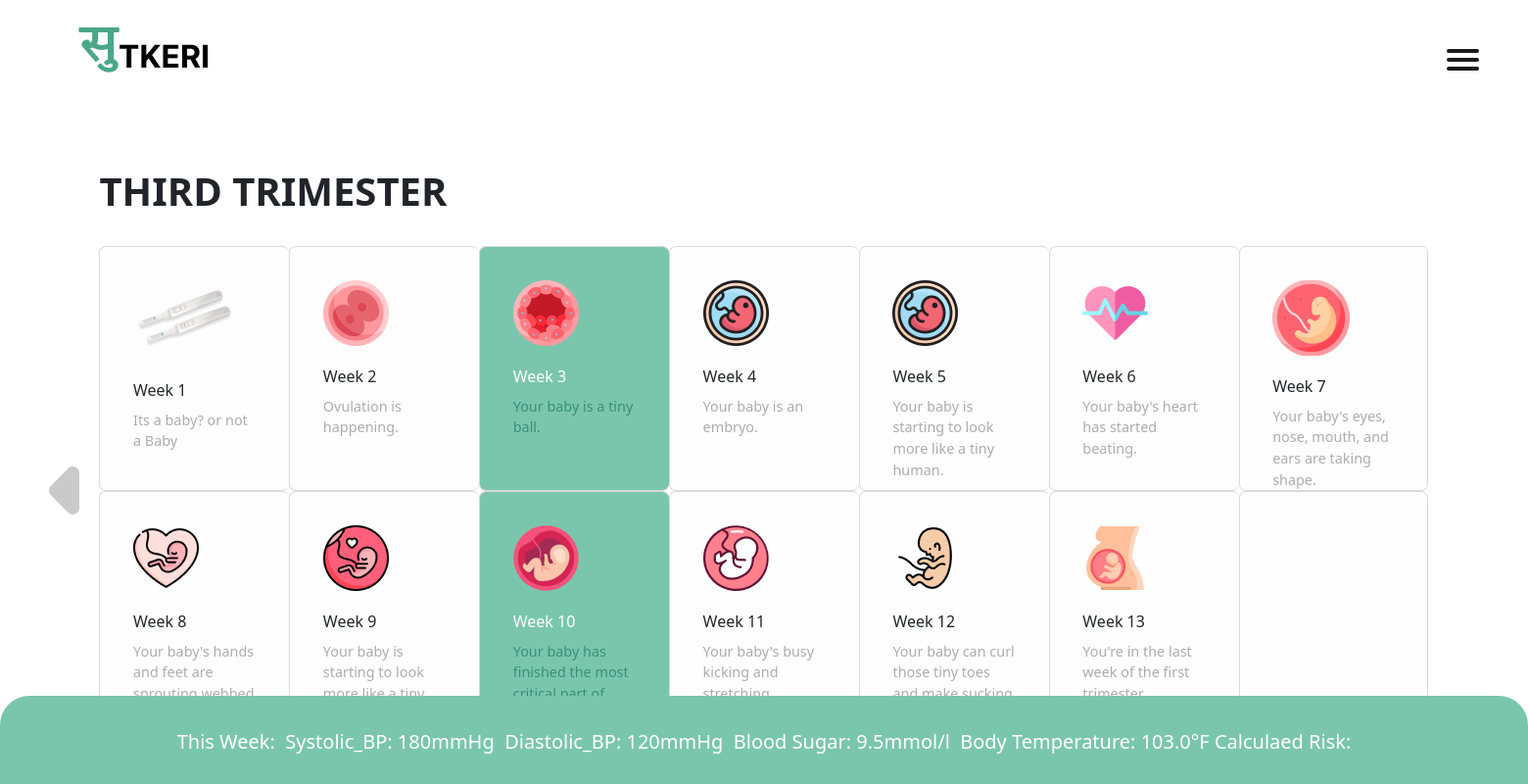
Page /home3 (signed in) on the committed database.
### sutkeriapp/models.py (models this page shows)
class health_parameter(models.Model):
    Systolic_BP=models.IntegerField()
    Diastolic_BP=models.IntegerField()
    Blood_Sugar=models.FloatField()
    Body_Temperature=models.FloatField()
    Result=models.CharField( max_length=50,null="True",blank="True")

### sutkeriapp/views.py (the view)
# urls.py: path('home3', views.home3, name='home3 page'),
def home3(request):
    health_data=health_parameter.objects.all()
    email=request.user.email
    username=request.user.username
    context={
        'email':email.title(),
        'username':username.capitalize(),
        'health_data':health_data,
    }
    return render(request,'home3.html',context)

### templates/home3.html (shortened to what this page needs)
{% extends 'head.html' %} {% load static%} {% block home_head %}
<link
  href="https://cdn.jsdelivr.net/npm/bootstrap@5.3.0-alpha1/dist/css/bootstrap.min.css"
  rel="stylesheet"
/>
<link rel="stylesheet" href="static/css/home.css" />
{% block week_head %}{% endblock week_head %} {% endblock home_head %}
{% block home_body %} {% block week_body %} {% endblock week_body %}
<div class="homebody" id="body-el">
  <h1 class="trimester">THIRD TRIMESTER</h1>
  <div class="tables">
    <div class="table-content">
      <img src="static/images/week1.png" class="week-img" />
      <p class="week-name">Week 1</p>
      <p class="week-desc">Its a baby? or not a Baby</p>
    </div>
    <div class="table-content">
      <img src="static/images/week2.png" class="week-img" />
      <p class="week-name">Week 2</p>
      <p class="week-desc">Ovulation is happening.</p>
    </div>
    <div class="table-content green-table">
      <img src="static/images/week3.png" class="week-img" />
      <p class="week-name green-name">Week 3</p>
      <p class="week-desc green-desc">Your baby is a tiny ball.</p>
    </div>
    <div class="table-content">
      <img src="static/images/week4.png" class="week-img" />
      <p class="week-name">Week 4</p>
      <p class="week-desc">Your baby is an embryo.</p>
    </div>
    <div class="table-content">
      <img src="static/images/week5.png" class="week-img" />
      <p class="week-name">Week 5</p>
      <p class="week-desc">
        Your baby is starting to look more like a tiny human.
      </p>
    </div>
    <div class="table-content">
      <img src="static/images/week6.png" class="week-img" />
      <p class="week-name">Week 6</p>
      <p class="week-desc">Your baby's heart has started beating.</p>
    </div>
    <div class="table-content">
      <img src="static/images/week7.png" class="week-img" />
      <p class="week-name">Week 7</p>
      <p class="week-desc">
        Your baby's eyes, nose, mouth, and ears are taking shape.
      </p>
    </div>
  </div>
  <div class="tables">
    <div class="table-content">
      <img src="static/images/week8.png" class="week-img" />
      <p class="week-name">Week 8</p>
      <p class="week-desc">
        Your baby's hands and feet are sprouting webbed fingers and toes.
      </p>
    </div>
    <div class="table-content">
      <img src="static/images/week9.png" class="week-img" />
      <p class="week-name">Week 9</p>
      <p class="week-desc">
        Your baby is starting to look more like a tiny human.
      </p>
    </div>
    <div class="table-content green-table">
      <img src="static/images/week10.png" class="week-img" />
      <p class="week-name green-name">Week 10</p>
      <p class="week-desc green-desc">
        Your baby has finished the most critical part of development.
      </p>
    </div>
    <div class="table-content">
      <img src="static/images/week11.png" class="week-img" />
      <p class="week-name">Week 11</p>
      <p class="week-desc">Your baby's busy kicking and stretching.</p>
    </div>
    <div class="table-content">
      <img src="static/images/week12.png" class="week-img" />
      <p class="week-name">Week 12</p>
      <p class="week-desc">
        Your baby can curl those tiny toes and make sucking movements.
      </p>
    </div>
    <div class="table-content">
      <img src="static/images/week13.png" class="week-img" />
      <p class="week-name">Week 13</p>
      <p class="week-desc">You're in the last week of the first trimester.</p>
    </div>
    <div class="table-content">
    </div>
  </div>
<a href="{% url "home2 page" %}"><div class="previous_page">
    <img src="static/images/previous.png" class="previous-img" />
  </div></a>
  <div class="footer">{% for item in health_data %}
    {% if forloop.last %}
        <span>This Week:  </span>&nbsp;<span>Systolic_BP: </span>{{ item.Systolic_BP }}<span>mmHg</span> &nbsp;<span>Diastolic_BP: </span>{{ item.Diastolic_BP }}<span>mmHg</span>&nbsp; <span>Blood Sugar: </span>{{ item.Blood_Sugar }}<span>mmol/l</span> &nbsp;<span>Body Temperature: </span>{{ item.Body_Temperature }}<span>°F</span>&nbsp;<span>Calculaed Risk: </span>{{val}}
      {% endif %}
    {% endfor %}
  </div>
</div>
{% endblock home_body %}

### static/css/home.css (style rules this page uses)
body { overflow: hidden !important; }
.homebody { margin: 5rem auto 0 auto; width: 87%; }
.table-content { width: 14.285%; float: left; display: block; background-color: #fefefe; border: 1px solid #dad9d9; border-right: none; border-radius: 7px; padding: 2.1rem; height: 250px; }
.table-content:last-child { border: 1px solid #dad9d9; }
.week-name { margin-top: 1.2rem; font-weight: 500; }
.week-desc { color: #acacac; font-size: 0.9rem; margin-top: -0.5rem; }
.green-name { color: white; }
.green-desc { color: #379077; }
.green-table { background-color: #7ac6ad; }
.footer { position: absolute; font-weight: 500; font-size: 20px; height: 90px; left: 0; bottom: 0; width: 100%; background-color: #7ac6ad; color: white; padding: 2rem 5rem; text-align: center; border-top-left-radius: 30px; border-top-right-radius: 30px; }
h1.trimester { margin-bottom: 2rem !important ; font-weight: 650; }
.previous_page { display: block; position: absolute; top: 29.75rem; left: 50px; }

### static/css/head.css (style rules this page uses)
body { overflow: hidden !important; }
a { text-decoration: none !important; color: #1a1919; transition: color 0.3s ease; }

### rows in the picture
health_parameter: Systolic_BP "180", Diastolic_BP "120", Blood_Sugar "9.5", Body_Temperature "103.0"
